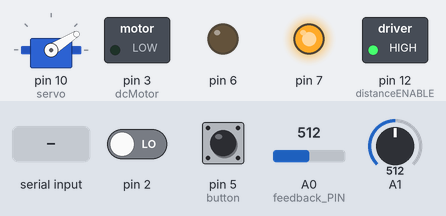
The sketch below on a simulated Arduino Mega 2560, built with avr-gcc and run on an emulated ATmega2560. On the bench: servo, switched loads named in the sketch (green lamp = pin HIGH), output pins drawn as LEDs (lit = HIGH). The inputs (shaded band) are chosen by the test bench; at power-on: A0 (feedback_PIN) = 512, pin 2 LOW, pin 5 (button) HIGH, A1 = 512.

Above: at 1.2 s.
1.3 s: "1" received over Serial
At 1.7 s:
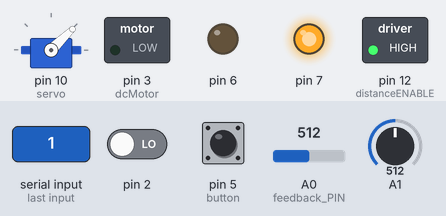
4.4 s: A0 (feedback_PIN) set to 716
5.9 s: "A" received over Serial
At 6.3 s:
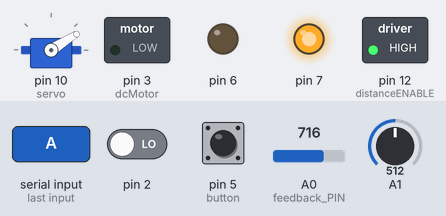
Timing chart, 0 to 8.4 s (numbered marks = the images above; inputs shaded):
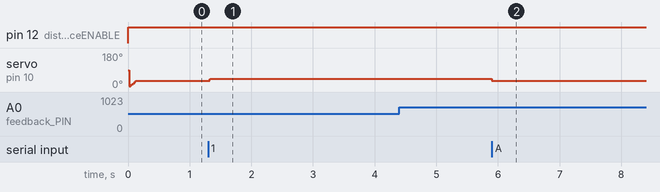

The sketch:

USED_FOR_TESTS.ino
```cpp
//#include <TimerOne.h>
#include <Servo.h>
#define feedback_PIN A0
#define PWM_PIN 9

unsigned long t0 = 0;
const unsigned long ts = 5;

float T = 0.0005;
float PWM_OUT = 0;

int servocounter = 0;

unsigned long timeold = 0;
float Kp = 0.12;
float Kv = 0.5;

float ref = 32;
float lastref = 32;

const byte dcMotor = 3;  // Timer 2 "B" output: OC2B

const byte servo = 10;  // Timer 2 "B" output: OC2B

const long frequency_motor = 20000L;  // Hz

const long frequency_Servo =50L;

float DUTY = 32;
float lastduty = 32;
float lastmappedduty = 0;
float theta = 32;
float lasttheta = 32;
float lasterror = 0;
float DUTY_DC = 0;
float toPWM = (1 / DUTY) * 100;
float toPWM_DC = 0;

float IRdistance = 30;
float realDistance = 0.30;
int distanceCounter = 0;
int button = 5;

float L = 0.3;
float v = 0;

float servopos = 32;
float lastservopos = 32;
float velocityfeedback = 0;

// Variables for measuring velocity
unsigned long tstart = 0;
unsigned long tstop = 0;
unsigned long tlast = 0;
double circumference = 0.2765; //27,65 cm
double magnets = 8.0;
Servo myservo;

volatile int interruptCounter = 0;

// Timing
unsigned long tservoLast = 0;
unsigned long tDCLast = 0;
unsigned long tvelocityLast = 0;
unsigned long tDistanceLast = 0;

int lastSensorValue = 0;

int fServo = 400;
int fDC = 40;
int fvelocity = 10000;
int fDistance = 1000;

int distanceENABLE = 12;
void setup() {
  // put your setup code here, to run once:
  Serial.begin(115200);

  myservo.attach(10);


  t0 = millis();
  pinMode(distanceENABLE, OUTPUT);
  pinMode (dcMotor, OUTPUT);
  pinMode(button, INPUT_PULLUP);
  pinMode ( servo, OUTPUT);
  pinMode(6, OUTPUT);
  pinMode(7,OUTPUT);
  digitalWrite(6,LOW);
  digitalWrite(7,HIGH);
  attachInterrupt(0, magnet_detect, RISING);//Initialize the intterrupt pin (Arduino digital pin 2)


  TCCR2A = bit (WGM20) | bit (WGM21) | bit (COM2B1); // fast PWM, clear OC2B on compare

  TCCR2B = bit (WGM22) | bit (CS21);         // fast PWM, prescaler of 8

  OCR2A =  ((F_CPU / 8) / frequency_motor) - 1;    // zero relative

  OCR2B = ((OCR2A + 1) / toPWM) - 1;             // 50% duty cycle


  /*
  TCCR1A = bit (WGM11) | bit (WGM10) | bit (COM1B1); // fast PWM, clear OC2B on compare

   TCCR1B = bit (WGM13) | bit (CS21);         // fast PWM, prescaler of 8

   OCR1A =  ((F_CPU / 16) / frequency_Servo) - 1;    // zero relative

   OCR1B = ((OCR1A + 1) / toPWM) - 1;             // 50% duty cycle*/

}

void loop() {


  if((tservoLast + (1/float(fServo))*1000) < millis()) {

    servoLoop();

    //Serial.println("SERVO");

    tservoLast = millis(); // IMPORTANT
  }


  if((tDCLast + (1/float(fDC))*1000) < millis()) {

    distanceControl();

    //Serial.println("DC");


    tDCLast = millis(); // IMPORTANT
  }

  if((tvelocityLast + (1/float(fvelocity))*1000) < millis()) {

    calculateVelocity();

    //Serial.println("VELOCITY");


    tvelocityLast = millis(); // IMPORTANT
  }

  if((tDistanceLast + (1/float(fDistance))*1000) < millis()) {

    calculateDistance();
    //Serial.println("DISTANCE");


    tDistanceLast = millis(); // IMPORTANT
  }


}
float velocity = 0;
void calculateVelocity(){
  float interval = millis()-timeold;
  if(interruptCounter >= 2){
    float velocityTMP = ((circumference / (magnets/2)) / (interval / 1000));
    if(velocityTMP < 8) velocity = velocityTMP;
    timeold = millis();
    //Serial.println(velocity);
    interruptCounter = 0;
    //Serial.println(velocity);
  }

}

void calculateDistance(){
  //digitalWrite(distanceENABLE,LOW);
  int sensorValue = analogRead(A1);
  if(sensorValue > lastSensorValue) {
    IRdistance = 187754 * pow(lastSensorValue+1, -1.51);
    lastSensorValue = lastSensorValue + 1;}


  else if(sensorValue < lastSensorValue) {
    IRdistance = 187754 * pow(lastSensorValue-1, -1.51);
    lastSensorValue = lastSensorValue - 1;}

  realDistance = IRdistance/100;

  if(realDistance > 1.0) realDistance = 0;
  digitalWrite(distanceENABLE,HIGH);
}
int angles = 0;
unsigned long lastPicture = 0;
int pictureFlag = 0;

void servoLoop(){
  if (Serial.available()) {
    theta = Serial.read();
  if(theta != 65){
  lastPicture = millis();
  pictureFlag = 1;}
  else pictureFlag = 0;
}
  T = (1/float(fServo))*60;
  float tmpKp = Kp/float(velocity*0.8+1)*17;
  /*Serial.print(velocity);
  Serial.print(',');
  Serial.println(tmpKp);*/
  //tmpKp = Kp;
  float error = ref - theta;
  DUTY = float((1-10*T)*lastduty)+float(tmpKp*(0.1*T-1))*float(lasterror+tmpKp*error);

  lastduty = DUTY;
  lasterror = error;
  servopos = analogRead(A0);
  servopos = map(servopos, 250, 605, 0, 65);
  velocityfeedback = (Kv*(servopos-lastservopos))/T;
  lastservopos = servopos;

  if(DUTY < -100) DUTY = -100;
  else if(DUTY > 100) DUTY = 100;
  //if(error < 0){
  //DUTY = DUTY*100;
  DUTY = map(DUTY, 100, -100, 5000, 1500);
  //else if (error > 0){
  //DUTY = map(DUTY, -0.3*Kp, 0.3*Kp, 320, 570);}
  DUTY = DUTY/100;
  DUTY = DUTY-velocityfeedback;
  if(DUTY - lastmappedduty > 1) DUTY = lastmappedduty+1;
  else if(DUTY - lastmappedduty < -1) DUTY = lastmappedduty-1;
   /*Serial.print(T,5);
   Serial.print(',');
   Serial.print(ref);
   Serial.print(',');
   Serial.print(error);
   Serial.print(',');
   Serial.println(DUTY);*/
  lastmappedduty = DUTY;
  /*Serial.print(',');
   Serial.print(DUTY);*/


  if(DUTY < 0) DUTY = 0;
  else if(DUTY > 65) DUTY = 65;
  if(theta == 65) DUTY = 32;
  servocounter++;
  int angle = DUTY;
  //if(servocounter >= 2){
    //Serial.println(angle);
    myservo.write(angle);
    servocounter = 0;
  //}
  /*Serial.print(',');
   Serial.println(angle);*/
  //DUTY = 4.3; //remove this

  //toPWM = (1 / DUTY) * 100;

  //OCR1B = ((OCR1A + 1) / toPWM) - 1;
}
/*
void servoLoop(){
  if (Serial.available()) {
    theta = Serial.read();
  }
  T = (1/float(fServo));
  float tmpKp = Kp/float(velocity+1);
  /*Serial.print(velocity);
  Serial.print(',');
  Serial.println(tmpKp);

  float error = ref - theta;
  DUTY = (1-10*T)*lastduty+tmpKp*(0.1*T-1)*lasterror+tmpKp*error;
  Serial.print(ref);
   Serial.print(',');
   Serial.print(error);
   Serial.print(',');
   Serial.println(DUTY);
  lastduty = DUTY;
  lasterror = error;
  servopos = analogRead(A0);
  servopos = map(servopos, 250, 605, 0, 65);
  velocityfeedback = (Kv*(servopos-lastservopos))/T;
  lastservopos = servopos;

  if(DUTY < -5) DUTY = -5;
  else if(DUTY > 5) DUTY = 5;
  //if(error < 0){
  DUTY = DUTY*100;
  DUTY = map(DUTY, 5*100, -5*100, 2550, 4050);
  //else if (error > 0){
  //DUTY = map(DUTY, -0.3*Kp, 0.3*Kp, 320, 570);}
  DUTY = DUTY/100;
  DUTY = DUTY-velocityfeedback;
  if(DUTY - lastmappedduty > 1) DUTY = lastmappedduty+1;
  else if(DUTY - lastmappedduty < -1) DUTY = lastmappedduty-1;
  lastmappedduty = DUTY;
  /*Serial.print(',');
   Serial.print(DUTY);


  if(DUTY < 0) DUTY = 0;
  if(DUTY > 65) DUTY = 65;
  servocounter++;
  int angle = DUTY;
  //if(servocounter >= 2){
    //Serial.println(angle);
    myservo.write(angle);
    servocounter = 0;
  //}
  /*Serial.print(',');
   Serial.println(angle);
  //DUTY = 4.3; //remove this

  //toPWM = (1 / DUTY) * 100;

  //OCR1B = ((OCR1A + 1) / toPWM) - 1;
}*/

float PWM_DC = 0;
float PWM_last_DC = 0;
float PWM_real_DC = 0;
float Error_DC = 0;
float Error_last_DC = 0;
float V_last = 0;

void distanceControl(){
   //D_measured = output of distance meter.
  float V_measured;
  if(digitalRead(button) == LOW){
  float D_ref = 0.32;
  float K_p_distance = -1.5;
  float K_i_distance = -0.1;
  float K_v_distance = 0.3;

  float D_measured = realDistance; // hentes fra calculateDistance();
  velocity = velocity*100;  // er her kun for at undgå afrundinger

    V_measured = map(velocity,0,800,0,100); // Mapning fra m/s til PWM
    V_measured = V_measured/100;  // igen for at undgå afrundinger

    if(V_measured < 1 && V_measured > 0){ // fjerner slidte målinger fra hastighedssenor
     V_last = V_measured;
    }
    else V_measured = V_last;
  velocity = velocity/100;

  // Nu starter reguleringen
  Error_DC = D_ref - D_measured;
  PWM_DC = ((Error_DC - Error_last_DC)*K_p_distance) + (K_i_distance*Error_last_DC*T) + PWM_last_DC;
  PWM_real_DC = PWM_DC - (K_v_distance * V_measured);

  //Sæt motor ting til PWMa

  Error_last_DC = Error_DC;
  PWM_last_DC = PWM_DC; // DUTY CYCLE


      if(PWM_real_DC > 1) PWM_real_DC = 1; // Fjerner alt højere end 100% PWM

      if(PWM_real_DC < 0){    // Hvis DUTY cycle er negativ skal der køres baglæns
       // digitalWrite(6,HIGH);
        //digitalWrite(7,LOW);
        PWM_real_DC = PWM_real_DC * (-1); // Gør PWM til et positivt tal
        if(PWM_real_DC > 0.01){    // Begrænser den maksimale bakke-hastighed
            PWM_real_DC = 0.00;}
      }
      else{
        digitalWrite(6,LOW); // Hvis der skal køres fremad
        digitalWrite(7,HIGH);
      }

    // Alt herunder er PWM til motoren
    if(PWM_real_DC == 0)toPWM_DC = 0;
    else toPWM_DC = (1 / float(PWM_real_DC*100)) * 100;

  if(realDistance > 1 || millis()-lastPicture > 116) {toPWM_DC = 0; //Serial.println("STOPPER");
}

  OCR2B = ((OCR2A + 1) / toPWM_DC) - 1;

  Serial.print(realDistance);
  Serial.print(',');
  Serial.print(velocity);
  Serial.print(',');
  Serial.print(theta);
  Serial.print(',');
  Serial.print(pictureFlag);
  Serial.print(',');
  Serial.println(millis());/*
  Serial.print(',');
  Serial.print(toPWM_DC);
  Serial.print(',');
  Serial.print(PWM_DC);
  Serial.print(',');
  Serial.println(PWM_real_DC);*/
}


else { // Hvis ikke der er trykket på knappen skal den ikke køre
    toPWM_DC = 0;

    OCR2B = ((OCR2A + 1) / toPWM_DC) - 1;
  }
}
void dcmotorLoop(){

  if(digitalRead(button) == LOW){
    DUTY_DC = 25;
    toPWM_DC = (1 / DUTY_DC) * 100;

    OCR2B = ((OCR2A + 1) / toPWM_DC) - 1;
    //Serial.println("ALT GODT");
  }
  else {
    toPWM_DC = 0;

    OCR2B = ((OCR2A + 1) / toPWM_DC) - 1;
  }
}
/*
 void dc_motor_loop(){
 float error = Distanceref - Distancemeas;

 }
 */
void magnet_detect() {
  //tlast = tstart;
  //tstart = millis();
  interruptCounter++;
  //Serial.println("detect");
}
```

Measured:
- after the input at 1.3 s, servo on pin 10 (servo): 32° → 44° at once
- after the input at 5.9 s, servo on pin 10 (servo): 44° → 32° at once
